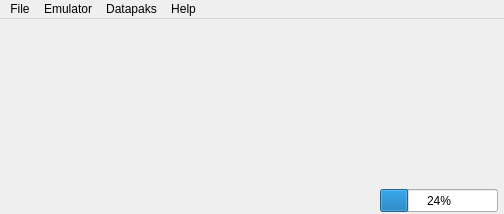
<?xml version="1.0" encoding="UTF-8"?>
<ui version="4.0">
 <class>MainWindow</class>
 <widget class="QMainWindow" name="MainWindow">
  <property name="geometry">
   <rect>
    <x>0</x>
    <y>0</y>
    <width>504</width>
    <height>214</height>
   </rect>
  </property>
  <property name="sizePolicy">
   <sizepolicy hsizetype="Fixed" vsizetype="Fixed">
    <horstretch>0</horstretch>
    <verstretch>0</verstretch>
   </sizepolicy>
  </property>
  <property name="minimumSize">
   <size>
    <width>504</width>
    <height>214</height>
   </size>
  </property>
  <property name="maximumSize">
   <size>
    <width>504</width>
    <height>214</height>
   </size>
  </property>
  <property name="cursor">
   <cursorShape>ArrowCursor</cursorShape>
  </property>
  <property name="focusPolicy">
   <enum>Qt::StrongFocus</enum>
  </property>
  <property name="windowTitle">
   <string>Psiora Emulator - v1.2</string>
  </property>
  <property name="unifiedTitleAndToolBarOnMac">
   <bool>false</bool>
  </property>
  <widget class="QWidget" name="centralWidget">
   <widget class="QWidget" name="widget" native="true">
    <property name="geometry">
     <rect>
      <x>0</x>
      <y>0</y>
      <width>504</width>
      <height>170</height>
     </rect>
    </property>
    <property name="sizePolicy">
     <sizepolicy hsizetype="Fixed" vsizetype="Fixed">
      <horstretch>0</horstretch>
      <verstretch>0</verstretch>
     </sizepolicy>
    </property>
    <property name="minimumSize">
     <size>
      <width>504</width>
      <height>170</height>
     </size>
    </property>
    <property name="maximumSize">
     <size>
      <width>504</width>
      <height>170</height>
     </size>
    </property>
    <property name="baseSize">
     <size>
      <width>504</width>
      <height>170</height>
     </size>
    </property>
    <property name="contextMenuPolicy">
     <enum>Qt::NoContextMenu</enum>
    </property>
   </widget>
   <widget class="QProgressBar" name="speed">
    <property name="geometry">
     <rect>
      <x>380</x>
      <y>170</y>
      <width>118</width>
      <height>23</height>
     </rect>
    </property>
    <property name="value">
     <number>24</number>
    </property>
    <property name="textVisible">
     <bool>true</bool>
    </property>
    <property name="orientation">
     <enum>Qt::Horizontal</enum>
    </property>
    <property name="invertedAppearance">
     <bool>false</bool>
    </property>
   </widget>
  </widget>
  <widget class="QMenuBar" name="menuBar">
   <property name="geometry">
    <rect>
     <x>0</x>
     <y>0</y>
     <width>504</width>
     <height>21</height>
    </rect>
   </property>
   <widget class="QMenu" name="menuFile">
    <property name="title">
     <string>File</string>
    </property>
    <addaction name="actionLoad_ROM"/>
    <addaction name="separator"/>
    <addaction name="actionQuit"/>
   </widget>
   <widget class="QMenu" name="menuEmulator">
    <property name="title">
     <string>Emulator</string>
    </property>
    <addaction name="actionSwitch_On"/>
    <addaction name="separator"/>
    <addaction name="actionHardReset"/>
   </widget>
   <widget class="QMenu" name="menuDatapaks">
    <property name="title">
     <string>Datapaks</string>
    </property>
    <widget class="QMenu" name="menuSlot_B">
     <property name="title">
      <string>Slot B</string>
     </property>
     <addaction name="actionInsertPakB"/>
     <addaction name="actionEjectPakB"/>
    </widget>
    <widget class="QMenu" name="menuSlot_C">
     <property name="title">
      <string>Slot C</string>
     </property>
     <addaction name="actionInsertPakC"/>
     <addaction name="actionEjectPakC"/>
    </widget>
    <addaction name="menuSlot_B"/>
    <addaction name="menuSlot_C"/>
    <addaction name="separator"/>
    <addaction name="actionCreate_New_Pak"/>
   </widget>
   <widget class="QMenu" name="menuAbout">
    <property name="title">
     <string>Help</string>
    </property>
    <addaction name="actionAbout"/>
    <addaction name="actionDonate"/>
   </widget>
   <addaction name="menuFile"/>
   <addaction name="menuEmulator"/>
   <addaction name="menuDatapaks"/>
   <addaction name="menuAbout"/>
  </widget>
  <action name="actionLoad_ROM">
   <property name="text">
    <string>Load ROM...</string>
   </property>
  </action>
  <action name="actionSwitch_On">
   <property name="text">
    <string>Switch On</string>
   </property>
  </action>
  <action name="actionHardReset">
   <property name="text">
    <string>Hard Reset!!! (CAUTION)</string>
   </property>
  </action>
  <action name="actionCreate_New_Pak">
   <property name="text">
    <string>Create New Pak...</string>
   </property>
  </action>
  <action name="actionInsertPakB">
   <property name="text">
    <string>Insert...</string>
   </property>
  </action>
  <action name="actionEjectPakB">
   <property name="text">
    <string>Eject</string>
   </property>
  </action>
  <action name="actionInsertPakC">
   <property name="text">
    <string>Insert</string>
   </property>
  </action>
  <action name="actionEjectPakC">
   <property name="text">
    <string>Eject</string>
   </property>
  </action>
  <action name="actionAbout">
   <property name="text">
    <string>About</string>
   </property>
  </action>
  <action name="actionDonate">
   <property name="text">
    <string>Donate</string>
   </property>
  </action>
  <action name="actionQuit">
   <property name="text">
    <string>Quit</string>
   </property>
  </action>
 </widget>
 <layoutdefault spacing="6" margin="11"/>
 <resources/>
 <connections>
  <connection>
   <sender>actionQuit</sender>
   <signal>triggered(bool)</signal>
   <receiver>MainWindow</receiver>
   <slot>close()</slot>
   <hints>
    <hint type="sourcelabel">
     <x>-1</x>
     <y>-1</y>
    </hint>
    <hint type="destinationlabel">
     <x>251</x>
     <y>94</y>
    </hint>
   </hints>
  </connection>
 </connections>
</ui>
